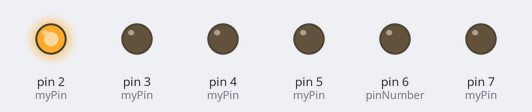
This sketch was run on a simulated Arduino Uno, built with avr-gcc and run on an emulated ATmega328P. On the bench: output pins drawn as LEDs (lit = HIGH).

Above: at 0.02 s.
At 0.47 s:
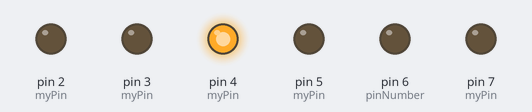
At 0.67 s:
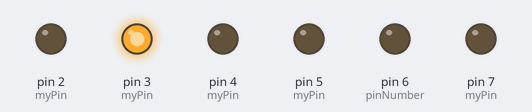
At 1.37 s:
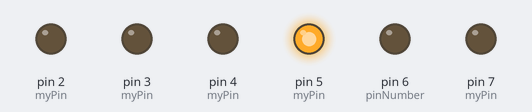
At 2.02 s:
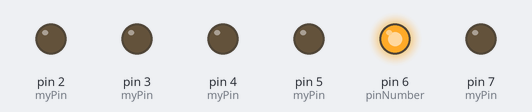
At 2.7 s:
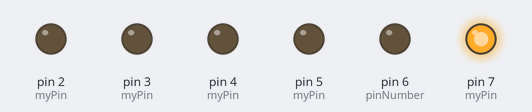
Timing chart, 0 to 3.0 s (numbered marks = the images above):
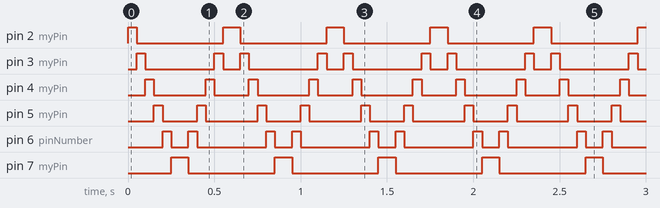

The sketch:

Chase_Circuit.ino
```cpp
const int pinNumber = 6;
int myPin[::pinNumber] = {2, 3, 4, 5, 6, 7};
const int delayTime = 50;

void forward();
void backward();

void setup()
{
  for (int i = 0; i < pinNumber; i++)
  {
    pinMode(myPin[i], OUTPUT);
  }
}

void loop()
{
  forward();
  backward();
}

void forward()
{
  for (int i = 0; i < pinNumber; i++)
  {
    digitalWrite(myPin[i - 1], LOW);
    digitalWrite(myPin[i], HIGH);
    delay(delayTime);
  }
}

void backward()
{
  for (int i = (pinNumber - 1); i >= 0; i--)
  {
    digitalWrite(myPin[i + 1], LOW);
    digitalWrite(myPin[i], HIGH);
    delay(delayTime);
  }
}
```

Measured:
- by itself, pin 2 (myPin), pin 7 (myPin): alternates HIGH for 0.10 s and LOW for 0.50 s
- by itself, pin 3 (myPin): repeats every 0.60 s: LOW 0.40 s, HIGH 0.05 s, LOW 0.10 s, HIGH 0.05 s
- by itself, pin 4 (myPin): repeats every 0.60 s: LOW 0.30 s, HIGH 0.05 s, LOW 0.20 s, HIGH 0.05 s
- by itself, pin 5 (myPin): repeats every 0.60 s: LOW 0.20 s, HIGH 0.05 s, LOW 0.30 s, HIGH 0.05 s
- by itself, pin 6 (pinNumber): repeats every 0.60 s: LOW 0.10 s, HIGH 0.05 s, LOW 0.40 s, HIGH 0.05 s
